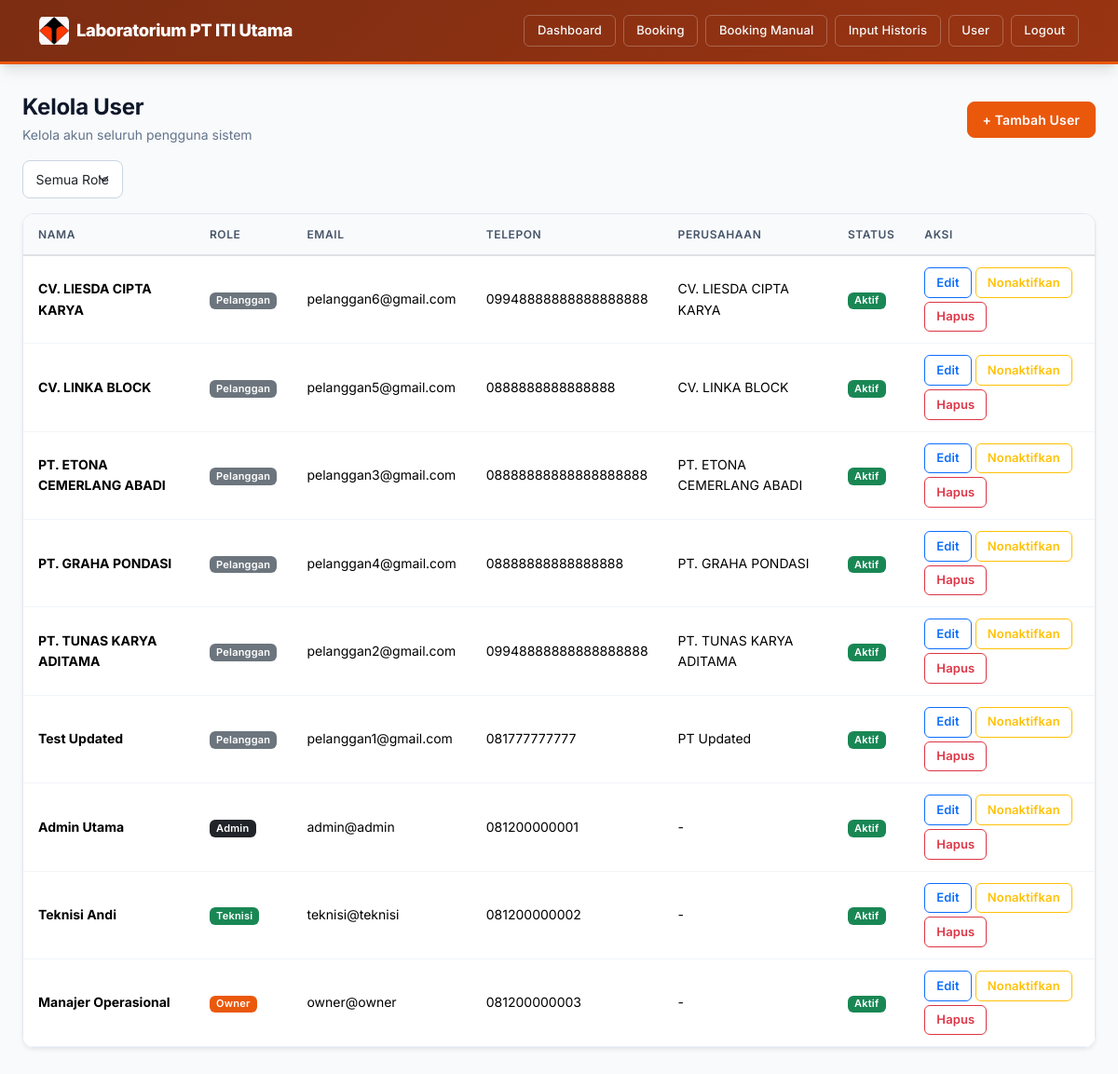
The app's page /admin/kelola_user.php (signed in) with its own data.
### tables this page shows
CREATE TABLE `users` (
  `id` bigint(20) UNSIGNED NOT NULL,
  `role` enum('pelanggan','admin','teknisi','owner') NOT NULL DEFAULT 'pelanggan',
  `nama_lengkap` varchar(150) NOT NULL,
  `nama_perusahaan` varchar(150) DEFAULT NULL COMMENT 'Diisi jika role = pelanggan (perusahaan/kontraktor)',
  `email` varchar(150) NOT NULL,
  `no_telepon` varchar(20) DEFAULT NULL,
  `alamat` text DEFAULT NULL,
  `password` varchar(255) NOT NULL,
  `foto_profil` varchar(255) DEFAULT NULL,
  `status_aktif` tinyint(1) NOT NULL DEFAULT 1,
  `email_verified_at` timestamp NULL DEFAULT NULL,
  `remember_token` varchar(100) DEFAULT NULL,
  `created_at` timestamp NULL DEFAULT current_timestamp(),
  `updated_at` timestamp NULL DEFAULT current_timestamp() ON UPDATE current_timestamp()
);

### config/auth.php (called while the page is built, shortened)
<?php
function currentUser($pdo) {
    $stmt = $pdo->prepare("SELECT * FROM users WHERE id = ?");
    $stmt->execute([$_SESSION['user_id']]);
    return $stmt->fetch();
}

### admin/kelola_user.php (the view, shortened to what this page needs)
<?php
require '../config/database.php';
require '../config/auth.php';
$user = currentUser($pdo);
$sql = "SELECT * FROM users";
$params = [];
$sql .= " ORDER BY role, nama_lengkap";
$stmt = $pdo->prepare($sql);
$stmt->execute($params);
$semuaUser = $stmt->fetchAll();
function labelRole($role) {
    $map = [
        'pelanggan' => ['Pelanggan', 'secondary'],
        'admin'     => ['Admin', 'dark'],
        'teknisi'   => ['Teknisi', 'success'],
        'owner'     => ['Owner', 'primary'],
    ];
    return $map[$role] ?? [$role, 'secondary'];
}
?>
<!DOCTYPE html>
<html lang="id">
<head>
    <link href="https://cdn.jsdelivr.net/npm/bootstrap@5.3.3/dist/css/bootstrap.min.css" rel="stylesheet">
    <link href="../assets/css/style.css" rel="stylesheet">
</head>
<body>
    <nav class="navbar navbar-expand-lg navbar-custom navbar-admin">
        <div class="container">
            <a class="navbar-brand text-white" href="dashboard.php"><img src="../img1.jpeg" alt="Logo"> Laboratorium PT ITI Utama</a>
            <div class="collapse navbar-collapse" id="navAdmin">
                <div class="ms-auto d-flex align-items-center gap-2 nav-actions">
                    <a href="dashboard.php" class="btn btn-outline-light btn-sm">Dashboard</a>
                    <a href="kelola_booking.php" class="btn btn-outline-light btn-sm">Booking</a>
                    <a href="booking_manual.php" class="btn btn-outline-light btn-sm">Booking Manual</a>
                    <a href="input_historis.php" class="btn btn-outline-light btn-sm">Input Historis</a>
                    <a href="kelola_user.php" class="btn btn-outline-light btn-sm">User</a>
                    <a href="../auth/logout.php" class="btn btn-outline-light btn-sm">Logout</a>
                </div>
            </div>
        </div>
    </nav>
    <div class="page-container">
        <div class="d-flex justify-content-between align-items-center mb-3">
            <div class="page-header mb-0">
                <h4>Kelola User</h4>
                <p>Kelola akun seluruh pengguna sistem</p>
            </div>
            <button class="btn btn-primary" data-bs-toggle="modal" data-bs-target="#modalTambah">+ Tambah User</button>
        </div>
        <form method="GET" class="mb-3">
            <div class="d-flex gap-2 align-items-center">
                <select name="role" class="form-select" style="width: auto;" onchange="this.form.submit()">
                    <option value="">Semua Role</option>
                </select>
            </div>
        </form>
        <div class="card border-0 shadow-sm mb-3">
            <div class="card-body p-0">
                <div class="table-responsive">
                    <table class="table table-hover mb-0">
                        <thead>
                            <tr>
                                <th>Nama</th>
                                <th>Role</th>
                                <th>Email</th>
                                <th class="d-none d-md-table-cell">Telepon</th>
                                <th class="d-none d-lg-table-cell">Perusahaan</th>
                                <th>Status</th>
                                <th>Aksi</th>
                            </tr>
                        </thead>
                        <tbody>
                            <?php foreach ($semuaUser as $u): [$labelR, $warnaR] = labelRole($u['role']); ?>
                            <tr>
                                <td><strong><?= htmlspecialchars($u['nama_lengkap']) ?></strong></td>
                                <td><span class="badge bg-<?= $warnaR ?>"><?= $labelR ?></span></td>
                                <td><?= htmlspecialchars($u['email']) ?></td>
                                <td class="d-none d-md-table-cell"><?= htmlspecialchars($u['no_telepon'] ?? '-') ?></td>
                                <td class="d-none d-lg-table-cell"><?= htmlspecialchars($u['nama_perusahaan'] ?? '-') ?></td>
                                <td>
                                    <?php if ($u['status_aktif']): ?>
                                        <span class="badge bg-success">Aktif</span>
                                    <?php else: ?>
                                        <span class="badge bg-secondary">Nonaktif</span>
                                    <?php endif; ?>
                                </td>
                                <td>
                                    <div class="d-flex gap-1 flex-wrap">
                                        <button class="btn btn-sm btn-outline-primary" data-bs-toggle="modal" data-bs-target="#modalEdit<?= $u['id'] ?>">Edit</button>
                                        <form method="POST" style="display:inline">
                                            <button type="submit" name="toggle_status" class="btn btn-sm btn-outline-warning"
                                                    onclick="return confirm('Ubah status aktif user ini?')">
                                                <?= $u['status_aktif'] ? 'Nonaktifkan' : 'Aktifkan' ?>
                                            </button>
                                        </form>
                                        <form method="POST" style="display:inline">
                                            <button type="submit" name="hapus_user" class="btn btn-sm btn-outline-danger"
                                                    onclick="return confirm('Hapus user ini secara permanen?')">Hapus</button>
                                        </form>
                                    </div>
                                </td>
                            </tr>
                            <?php endforeach; ?>
                        </tbody>
                    </table>
                </div>
            </div>
        </div>
    </div>
</body>
</html>

### assets/css/style.css (style rules this page uses)
:root { --bs-primary: #ea580c; --bs-primary-rgb: 234, 88, 12; --bs-link-color: #ea580c; --bs-link-hover-color: #c2410c; --primary: #ea580c; --primary-dark: #c2410c; --primary-light: #fff7ed; --secondary: #64748b; --success: #16a34a; --success-light: #dcfce7; --warning: #f59e0b; --warning-light: #fef3c7; --danger: #dc2626; --danger-light: #fee2e2; --info: #0891b2; --info-light: #cffafe; --dark: #1e293b; --gray-50: #f8fafc; --gray-100: #f1f5f9; --gray-200: #e2e8f0; --gray-300: #cbd5e1; --gray-400: #94a3b8; --gray-500: #64748b; --gray-600: #475569; --gray-700: #334155; --gray-800: #1e293b; --gray-900: #0f172a; --white: #ffffff; --shadow-sm: 0 1px 2px 0 rgba(0,0,0,0.05); --shadow: 0 1px 3px 0 rgba(0,0,0,0.1), 0 1px 2px -1px rgba(0,0,0,0.1); --shadow-md: 0 4px 6px -1px rgba(0,0,0,0.1), 0 2px 4px -2px rgba(0,0,0,0.1); --shadow-lg: 0 10px 15px -3px rgba(0,0,0,0.1), 0 4px 6px -4px rgba(0,0,0,0.1); --shadow-xl: 0 20px 25px -5px rgba(0,0,0,0.1), 0 8px 10px -6px rgba(0,0,0,0.1); --radius: 8px; --radius-lg: 12px; --radius-xl: 16px; --transition: all 0.2s ease; }
*, *::before, *::after { box-sizing: border-box; }
body { font-family: 'Inter', -apple-system, BlinkMacSystemFont, 'Segoe UI', Roboto, sans-serif; background: var(--gray-50); color: var(--gray-800); line-height: 1.6; min-height: 100vh; -webkit-font-smoothing: antialiased; }
h1, h2, h3, h4, h5, h6 { font-weight: 700; color: var(--gray-900); letter-spacing: -0.01em; }
.navbar-custom { background: linear-gradient(135deg, #7c2d12 0%, #9a3412 100%); padding: 0.75rem 0; box-shadow: var(--shadow-lg); border-bottom: 3px solid var(--primary); }
.navbar-custom .navbar-brand { font-weight: 800; font-size: 1.15rem; letter-spacing: -0.02em; display: flex; align-items: center; gap: 0.5rem; }
.navbar-custom .navbar-brand img { width: 32px; height: 32px; object-fit: contain; border-radius: 6px; }
.navbar-custom .btn { font-weight: 500; font-size: 0.8125rem; padding: 0.4rem 0.85rem; border-radius: 6px; transition: var(--transition); }
.navbar-custom .btn-outline-light { border-color: rgba(255,255,255,0.25); }
.navbar-admin { background: linear-gradient(135deg, #7c2d12 0%, #9a3412 100%); border-bottom-color: #ea580c; }
.page-container { max-width: 1200px; margin: 0 auto; padding: 1.5rem 1rem; }
@media (min-width: 768px) { .page-container { padding: 2rem 1.5rem; } }
.page-header { margin-bottom: 1.5rem; }
.page-header h4 { font-size: 1.5rem; margin-bottom: 0.25rem; }
.page-header p { color: var(--gray-500); font-size: 0.875rem; margin: 0; }
.card { border: 1px solid var(--gray-200); border-radius: var(--radius-lg); box-shadow: var(--shadow-sm); transition: var(--transition); background: var(--white); }
.card-body { padding: 1.25rem; }
.table { font-size: 0.875rem; }
.table thead th { background: var(--gray-50); color: var(--gray-600); font-weight: 600; font-size: 0.75rem; text-transform: uppercase; letter-spacing: 0.05em; border-bottom-width: 2px; padding: 0.75rem 1rem; white-space: nowrap; }
.table tbody td { padding: 0.75rem 1rem; vertical-align: middle; border-color: var(--gray-100); }
.table tbody tr { transition: var(--transition); }
.table-responsive { border-radius: var(--radius-lg); border: 1px solid var(--gray-200); overflow-x: auto; }
.badge { font-weight: 600; font-size: 0.6875rem; padding: 0.35em 0.65em; border-radius: 6px; letter-spacing: 0.02em; }
.btn { font-weight: 600; font-size: 0.875rem; border-radius: var(--radius); padding: 0.5rem 1rem; transition: var(--transition); letter-spacing: 0.01em; }
.btn-sm { font-size: 0.8125rem; padding: 0.35rem 0.75rem; border-radius: 6px; }
.btn-primary { background: var(--primary); border-color: var(--primary); }
.form-control, .form-select { border-radius: var(--radius); border-color: var(--gray-300); padding: 0.55rem 0.85rem; font-size: 0.875rem; transition: var(--transition); }
html { scroll-behavior: smooth; }

### records on screen
users: nama_lengkap "CV. LIESDA CIPTA KARYA", labelR "Pelanggan", email "pelanggan6@gmail.com", no_telepon "09948888888888888888", nama_perusahaan "CV. LIESDA CIPTA KARYA", status_aktif "Aktif"
users: nama_lengkap "CV. LINKA BLOCK", labelR "Pelanggan", email "pelanggan5@gmail.com", no_telepon "0888888888888888", nama_perusahaan "CV. LINKA BLOCK", status_aktif "Aktif"
users: nama_lengkap "PT. ETONA CEMERLANG ABADI", labelR "Pelanggan", email "pelanggan3@gmail.com", no_telepon "08888888888888888888", nama_perusahaan "PT. ETONA CEMERLANG ABADI", status_aktif "Aktif"
users: nama_lengkap "PT. GRAHA PONDASI", labelR "Pelanggan", email "pelanggan4@gmail.com", no_telepon "08888888888888888", nama_perusahaan "PT. GRAHA PONDASI", status_aktif "Aktif"
users: nama_lengkap "PT. TUNAS KARYA ADITAMA", labelR "Pelanggan", email "pelanggan2@gmail.com", no_telepon "09948888888888888888", nama_perusahaan "PT. TUNAS KARYA ADITAMA", status_aktif "Aktif"
users: nama_lengkap "Test Updated", labelR "Pelanggan", email "pelanggan1@gmail.com", no_telepon "081777777777", nama_perusahaan "PT Updated", status_aktif "Aktif"
users: nama_lengkap "Admin Utama", labelR "Admin", email "admin@admin", no_telepon "081200000001", nama_perusahaan "-", status_aktif "Aktif"
users: nama_lengkap "Teknisi Andi", labelR "Teknisi", email "teknisi@teknisi", no_telepon "081200000002", nama_perusahaan "-", status_aktif "Aktif"
users: nama_lengkap "Manajer Operasional", labelR "Owner", email "owner@owner", no_telepon "081200000003", nama_perusahaan "-", status_aktif "Aktif"
